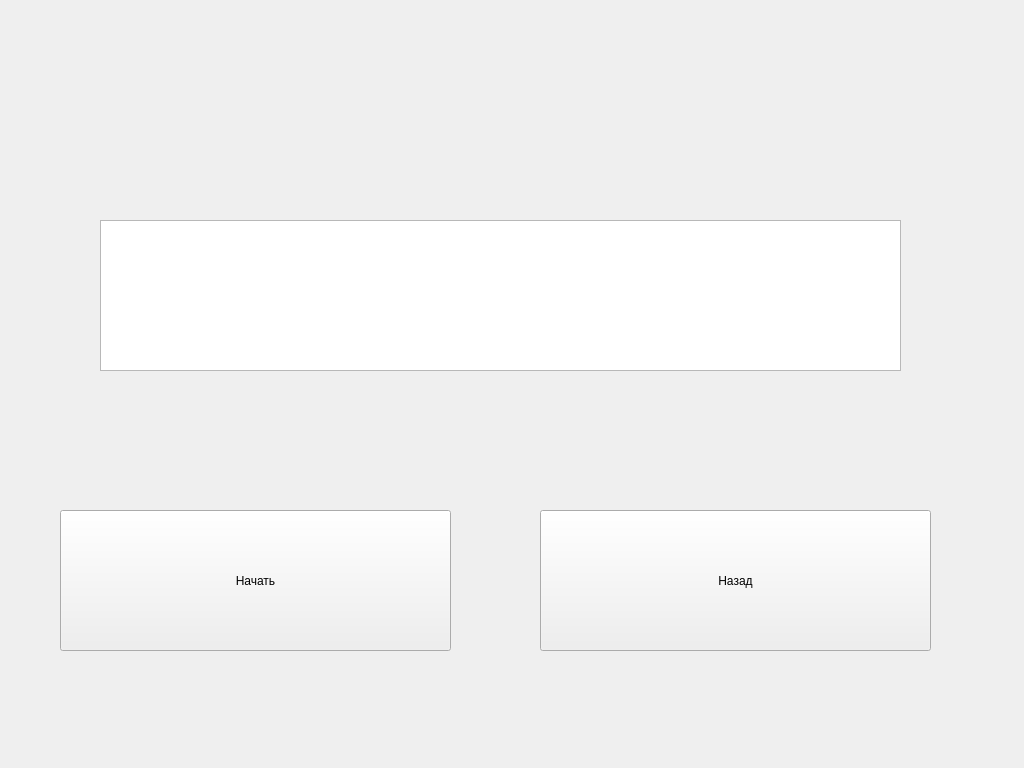
<?xml version="1.0" encoding="UTF-8"?>
<ui version="4.0">
 <class>AlcotesterWindow</class>
 <widget class="QWidget" name="AlcotesterWindow">
  <property name="geometry">
   <rect>
    <x>0</x>
    <y>0</y>
    <width>1024</width>
    <height>768</height>
   </rect>
  </property>
  <property name="sizePolicy">
   <sizepolicy hsizetype="Fixed" vsizetype="Fixed">
    <horstretch>0</horstretch>
    <verstretch>0</verstretch>
   </sizepolicy>
  </property>
  <property name="windowTitle">
   <string>Form</string>
  </property>
  <widget class="QPushButton" name="pushButton">
   <property name="geometry">
    <rect>
     <x>60</x>
     <y>510</y>
     <width>391</width>
     <height>141</height>
    </rect>
   </property>
   <property name="sizePolicy">
    <sizepolicy hsizetype="Fixed" vsizetype="Fixed">
     <horstretch>0</horstretch>
     <verstretch>0</verstretch>
    </sizepolicy>
   </property>
   <property name="text">
    <string>Начать</string>
   </property>
  </widget>
  <widget class="QPushButton" name="pushButton_2">
   <property name="geometry">
    <rect>
     <x>540</x>
     <y>510</y>
     <width>391</width>
     <height>141</height>
    </rect>
   </property>
   <property name="sizePolicy">
    <sizepolicy hsizetype="Fixed" vsizetype="Fixed">
     <horstretch>0</horstretch>
     <verstretch>0</verstretch>
    </sizepolicy>
   </property>
   <property name="text">
    <string>Назад</string>
   </property>
  </widget>
  <widget class="QTextEdit" name="textEdit">
   <property name="geometry">
    <rect>
     <x>100</x>
     <y>220</y>
     <width>801</width>
     <height>151</height>
    </rect>
   </property>
   <property name="readOnly">
    <bool>true</bool>
   </property>
  </widget>
 </widget>
 <resources/>
 <connections/>
</ui>
